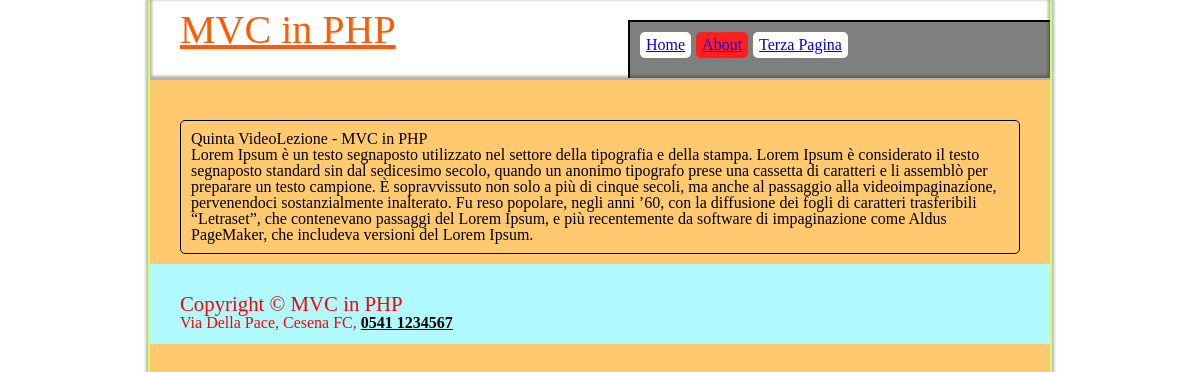
The page / on the database its author committed.
### tables this page shows
CREATE TABLE IF NOT EXISTS `mvc_menu` (
  `menu_id` int(2) NOT NULL,
  `menu_name` varchar(50) NOT NULL,
  `menu_title` varchar(255) NOT NULL,
  `menu_visible` enum('0','1') NOT NULL,
  `menu_position` int(2) NOT NULL
);

CREATE TABLE IF NOT EXISTS `mvc_page` (
  `page_id` int(2) NOT NULL,
  `page_keywords` varchar(255) NOT NULL,
  `page_description` varchar(255) NOT NULL,
  `page_title` varchar(255) NOT NULL,
  `page_titleText` varchar(255) NOT NULL,
  `page_text` text NOT NULL,
  `active` enum('0','1') NOT NULL DEFAULT '1'
);

### libraries/Database_Driver/Mysqlimproved_Driver.php (called while the page is built, shortened)
<?php
class Mysqlimproved_Driver {
	private $query;
	private $mysqli;
	private $result;
	public function __construct(){
		$host = 'localhost';
		$user = 'root';
		$password = '';
		$database = 'mvc';
		$charset = 'utf8';
	}
	public function connect($host, $user, $password, $database, $charset, $port = null, $socket = null){
		$this->mysqli = new mysqli($host, $user, $password, $database, $port, $socket);
		if(mysqli_connect_error()){
			exit('Impossibile connettersi al DataBase'.$mysqli_connect_error);
		} else {
			$this->mysqli->set_charset($charset);
		}
		return true;
	}
	public function prepare($query){
		$this->query = $query;
		return true;
	}
	public function query(){
		if(isset($this->query)){
			$this->result = $this->mysqli->query($this->query);
		}
	}
	public function fetch($type = 'object'){
		switch($type){
			case 'all_assoc':
				while($res = $this->result->fetch_assoc()){
					$row[] = $res;
				}
				break;
			case 'assoc':
				$row = $this->result->fetch_assoc();
				break;
		}
		return $row;
	}
}
?>

### controllers/controller_content.php (called while the page is built, shortened)
<?php
require_once ROOT.DS."modules".DS."module_content.php";
class ConContent extends ModContent {
    function takeContent($view_param, $page_id = null){
            $result = $this->select($view_param, $page_id);
            return $result;
    }
    function __construct(){
        $action = (isset($_GET['action'])) ? $_GET['action'] : null ;
    }
}
?>

### modules/module_content.php (called while the page is built, shortened)
<?php
require_once ROOT.DS."libraries".DS."Database_Driver".DS."Mysqlimproved_Driver.php";
class ModContent {
	private $dbTable;
	private $mysqli = null;
	function __construct(){
            $this->mysqli = new Mysqlimproved_Driver();
            $this->dbTable = 'mvc_page';
	}
	function select($view_param, $page_id){
		switch($view_param){
			case('frontend'):
				$this->mysqli->prepare("SELECT * FROM {$this->dbTable} WHERE page_id='{$page_id}'  AND active = '1'");
				$this->mysqli->query();
				return $this->mysqli->fetch('assoc');
			break;
		}
	}
}
?>

### modules/module_menu.php (called while the page is built, shortened)
<?php
require_once ROOT.DS."libraries".DS."Database_Driver".DS."Mysqlimproved_Driver.php";
class ModMenu {
	private $mysqli = null;
	private $dbTable;
	function __construct(){
		$this->mysqli = new Mysqlimproved_Driver();
		$this->dbTable = 'mvc_menu';
	}
	function selectMenu($view_param){
		switch($view_param){
			case('frontend'):
				$this->mysqli->prepare("SELECT * FROM {$this->dbTable} WHERE menu_visible = '1' ORDER BY menu_position");
			break;
		}
		$this->mysqli->query();
		return $this->mysqli->fetch('all_assoc');
	}
}
?>

### controllers/controller_menu.php (called while the page is built, shortened)
<?php
require_once ROOT.DS."modules".DS."module_menu.php";
class ConMenu extends ModMenu {
	function takeMenu($view_param){
		$menu = $this->selectMenu($view_param);
		return $menu;
	}
}
?>

### views/frontend/view_menu.php (the view)
<?php
require_once ROOT.DS."controllers".DS."controller_menu.php";
$ConMenuObj = new ConMenu();
$auxMenu = $ConMenuObj->takeMenu($param);
$linkNum = count($auxMenu);
$liMenu = '';
for($i=0;$i!=$linkNum;$i++){
	$liMenu .= "<li><a href='?page={$auxMenu[$i]['menu_id']}' title='{$auxMenu[$i]['menu_title']}'>{$auxMenu[$i]['menu_name']}</a></li>";
}
?>
<header>
	<nav>
	<h1><a href="http://mvc.ex/" title="HOME" >MVC in PHP</a></h1>
		<ul id="nav">
			<?=$liMenu;?>
		</ul>
	</nav>
</header>

### views/frontend/view_content.php
<?php
$page_id = (isset($_GET['page'])) ? $_GET['page'] : 1;
require_once ROOT.DS."controllers".DS."controller_content.php";
$ConContentObj = new ConContent();
$auxContent = $ConContentObj->takeContent($param, $page_id);
$content = <<<CONTENT
<section id="content">
	<h1>{$auxContent['page_titleText']}</h1>
	{$auxContent['page_text']}
</section>
CONTENT;
?>

### public/css/style.css (style rules this page uses)
html { background-color:#fff; height:100%; }
body { background:#FFCA6F; margin:0 auto; width:900px; min-height:100%; border-right:2px solid #D1FF5F; border-left:2px solid #D1FF5F; -webkit-box-shadow: 0px -2px 3px 2px rgba(0, 0, 0, 0.3); -moz-box-shadow: 0px -2px 3px 2px rgba(0, 0, 0, 0.3); box-shadow: 0px -2px 3px 2px rgba(0, 0, 0, 0.3); }
header { width:900px; height:80px; color:#000; padding:0px; background-color:#fff; -webkit-box-shadow: inset 0px -2px 3px 2px rgba(0, 0, 0, 0.3); -moz-box-shadow: inset 0px -2px 3px 2px rgba(0, 0, 0, 0.3); box-shadow: inset 0px -2px 3px 2px rgba(0, 0, 0, 0.3); }
nav { width: 900px; height:80px; }
header h1 a { font-family: 'Trebuchet MS'; padding:10px 0 0 30px; color: #ff5b05; text-align: left; font-size: 2.5em; float: left; }
#nav { float:right; border-top:2px solid #000; border-left:2px solid #000; margin:20px 0 0 0; padding:10px; height:36px; width:400px; background:#666; background-color:rgba(0, 0, 0, 0.5); }
#nav li { padding:5px 6px; float:left; color:#fff; margin-right:5px; background:#FF1F1F; -webkit-border-radius: 5px; -moz-border-radius: 5px; border-radius: 5px; }
#nav li:nth-child(odd) { background:#FFF; color:#000; }
#content { margin:40px 30px 10px 30px; padding:10px; border:1px solid #000; -webkit-border-radius: 5px; -moz-border-radius: 5px; border-radius: 5px; }

### rows shown on the page
mvc_menu: menu_name "Home"
mvc_menu: menu_name "About"
mvc_menu: menu_name "Terza Pagina"
mvc_page: page_titleText "Quinta VideoLezione - MVC in PHP", page_text "Lorem Ipsum è un testo segnaposto utilizzato nel settore della tipografia e della stampa. Lorem Ipsum è considerato il testo segnaposto standard sin dal sedicesimo secolo, quando un anonimo tipografo prese una cassetta di caratteri e li assemblò per preparare un testo campione. È sopravvissuto non solo a più di cinque secoli, ma anche al passaggio alla videoimpaginazione, pervenendoci sostanzialmente inalterato. Fu reso popolare, negli anni ’60, con la diffusione dei fogli di caratteri trasferibili “Letraset”, che contenevano passaggi del Lorem Ipsum, e più recentemente da software di impaginazione come Aldus PageMaker, che includeva versioni del Lorem Ipsum."
